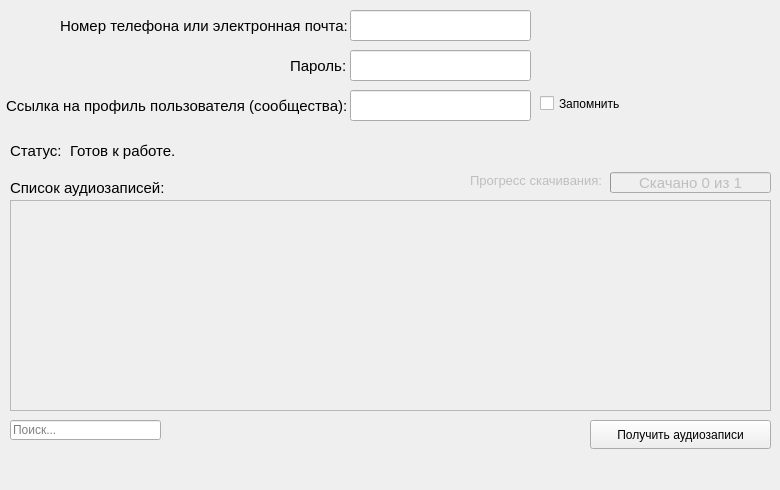
<?xml version="1.0" encoding="UTF-8"?>
<ui version="4.0">
 <class>MainWindow</class>
 <widget class="QMainWindow" name="MainWindow">
  <property name="enabled">
   <bool>true</bool>
  </property>
  <property name="geometry">
   <rect>
    <x>0</x>
    <y>0</y>
    <width>780</width>
    <height>490</height>
   </rect>
  </property>
  <property name="minimumSize">
   <size>
    <width>780</width>
    <height>490</height>
   </size>
  </property>
  <property name="maximumSize">
   <size>
    <width>780</width>
    <height>490</height>
   </size>
  </property>
  <property name="windowTitle">
   <string>VKMusic Downloader</string>
  </property>
  <property name="windowIcon">
   <iconset>
    <normaloff>logo.png</normaloff>logo.png</iconset>
  </property>
  <widget class="QWidget" name="centralwidget">
   <widget class="QLineEdit" name="login">
    <property name="geometry">
     <rect>
      <x>350</x>
      <y>10</y>
      <width>181</width>
      <height>31</height>
     </rect>
    </property>
   </widget>
   <widget class="QLabel" name="login_text">
    <property name="geometry">
     <rect>
      <x>60</x>
      <y>10</y>
      <width>291</width>
      <height>31</height>
     </rect>
    </property>
    <property name="font">
     <font>
      <pointsize>11</pointsize>
     </font>
    </property>
    <property name="text">
     <string>Номер телефона или электронная почта:</string>
    </property>
   </widget>
   <widget class="QLabel" name="password_text">
    <property name="geometry">
     <rect>
      <x>290</x>
      <y>50</y>
      <width>61</width>
      <height>31</height>
     </rect>
    </property>
    <property name="font">
     <font>
      <pointsize>11</pointsize>
     </font>
    </property>
    <property name="text">
     <string>Пароль:</string>
    </property>
   </widget>
   <widget class="QLineEdit" name="password">
    <property name="geometry">
     <rect>
      <x>350</x>
      <y>50</y>
      <width>181</width>
      <height>31</height>
     </rect>
    </property>
    <property name="inputMethodHints">
     <set>Qt::ImhHiddenText|Qt::ImhNoAutoUppercase|Qt::ImhNoPredictiveText|Qt::ImhSensitiveData</set>
    </property>
    <property name="inputMask">
     <string/>
    </property>
    <property name="text">
     <string/>
    </property>
    <property name="echoMode">
     <enum>QLineEdit::Password</enum>
    </property>
    <property name="dragEnabled">
     <bool>false</bool>
    </property>
   </widget>
   <widget class="QLabel" name="link_text">
    <property name="geometry">
     <rect>
      <x>6</x>
      <y>90</y>
      <width>340</width>
      <height>31</height>
     </rect>
    </property>
    <property name="font">
     <font>
      <pointsize>11</pointsize>
     </font>
    </property>
    <property name="text">
     <string>Ссылка на профиль пользователя (сообщества):</string>
    </property>
   </widget>
   <widget class="QLineEdit" name="user_link">
    <property name="geometry">
     <rect>
      <x>350</x>
      <y>90</y>
      <width>181</width>
      <height>31</height>
     </rect>
    </property>
   </widget>
   <widget class="QPushButton" name="btnConfirm">
    <property name="geometry">
     <rect>
      <x>590</x>
      <y>420</y>
      <width>181</width>
      <height>29</height>
     </rect>
    </property>
    <property name="toolTip">
     <string>Получить список аудиозаписей пользователя</string>
    </property>
    <property name="text">
     <string>Получить аудиозаписи</string>
    </property>
    <property name="autoDefault">
     <bool>false</bool>
    </property>
    <property name="default">
     <bool>false</bool>
    </property>
   </widget>
   <widget class="QLabel" name="status_label">
    <property name="geometry">
     <rect>
      <x>10</x>
      <y>120</y>
      <width>68</width>
      <height>61</height>
     </rect>
    </property>
    <property name="font">
     <font>
      <pointsize>11</pointsize>
     </font>
    </property>
    <property name="text">
     <string>Статус:</string>
    </property>
   </widget>
   <widget class="QCheckBox" name="saveData">
    <property name="enabled">
     <bool>true</bool>
    </property>
    <property name="geometry">
     <rect>
      <x>540</x>
      <y>90</y>
      <width>111</width>
      <height>27</height>
     </rect>
    </property>
    <property name="toolTip">
     <string>Сохранить введенные данные?</string>
    </property>
    <property name="text">
     <string>Запомнить</string>
    </property>
   </widget>
   <widget class="QLabel" name="statusInfo">
    <property name="geometry">
     <rect>
      <x>70</x>
      <y>130</y>
      <width>701</width>
      <height>41</height>
     </rect>
    </property>
    <property name="font">
     <font>
      <pointsize>11</pointsize>
     </font>
    </property>
    <property name="text">
     <string>Готов к работе.</string>
    </property>
    <property name="wordWrap">
     <bool>true</bool>
    </property>
   </widget>
   <widget class="QLabel" name="label_4">
    <property name="enabled">
     <bool>true</bool>
    </property>
    <property name="geometry">
     <rect>
      <x>10</x>
      <y>180</y>
      <width>161</width>
      <height>16</height>
     </rect>
    </property>
    <property name="font">
     <font>
      <pointsize>11</pointsize>
     </font>
    </property>
    <property name="text">
     <string>Список аудиозаписей:</string>
    </property>
   </widget>
   <widget class="QProgressBar" name="progressBar">
    <property name="enabled">
     <bool>false</bool>
    </property>
    <property name="geometry">
     <rect>
      <x>610</x>
      <y>172</y>
      <width>161</width>
      <height>21</height>
     </rect>
    </property>
    <property name="font">
     <font>
      <pointsize>11</pointsize>
     </font>
    </property>
    <property name="minimum">
     <number>0</number>
    </property>
    <property name="maximum">
     <number>1</number>
    </property>
    <property name="value">
     <number>0</number>
    </property>
    <property name="alignment">
     <set>Qt::AlignCenter</set>
    </property>
    <property name="textVisible">
     <bool>true</bool>
    </property>
    <property name="invertedAppearance">
     <bool>false</bool>
    </property>
    <property name="format">
     <string>Скачано %v из %m</string>
    </property>
   </widget>
   <widget class="QLabel" name="progress_label">
    <property name="enabled">
     <bool>false</bool>
    </property>
    <property name="geometry">
     <rect>
      <x>470</x>
      <y>170</y>
      <width>141</width>
      <height>20</height>
     </rect>
    </property>
    <property name="font">
     <font>
      <pointsize>10</pointsize>
     </font>
    </property>
    <property name="text">
     <string>Прогресс скачивания:</string>
    </property>
   </widget>
   <widget class="QTreeWidget" name="trackList">
    <property name="enabled">
     <bool>false</bool>
    </property>
    <property name="geometry">
     <rect>
      <x>10</x>
      <y>200</y>
      <width>761</width>
      <height>211</height>
     </rect>
    </property>
    <property name="editTriggers">
     <set>QAbstractItemView::NoEditTriggers</set>
    </property>
    <property name="selectionMode">
     <enum>QAbstractItemView::ExtendedSelection</enum>
    </property>
    <attribute name="headerVisible">
     <bool>false</bool>
    </attribute>
    <column>
     <property name="text">
      <string>Аудиозаписи</string>
     </property>
    </column>
   </widget>
   <widget class="QLineEdit" name="search">
    <property name="geometry">
     <rect>
      <x>10</x>
      <y>420</y>
      <width>151</width>
      <height>20</height>
     </rect>
    </property>
    <property name="placeholderText">
     <string>Поиск...</string>
    </property>
   </widget>
  </widget>
 </widget>
 <resources/>
 <connections/>
</ui>
